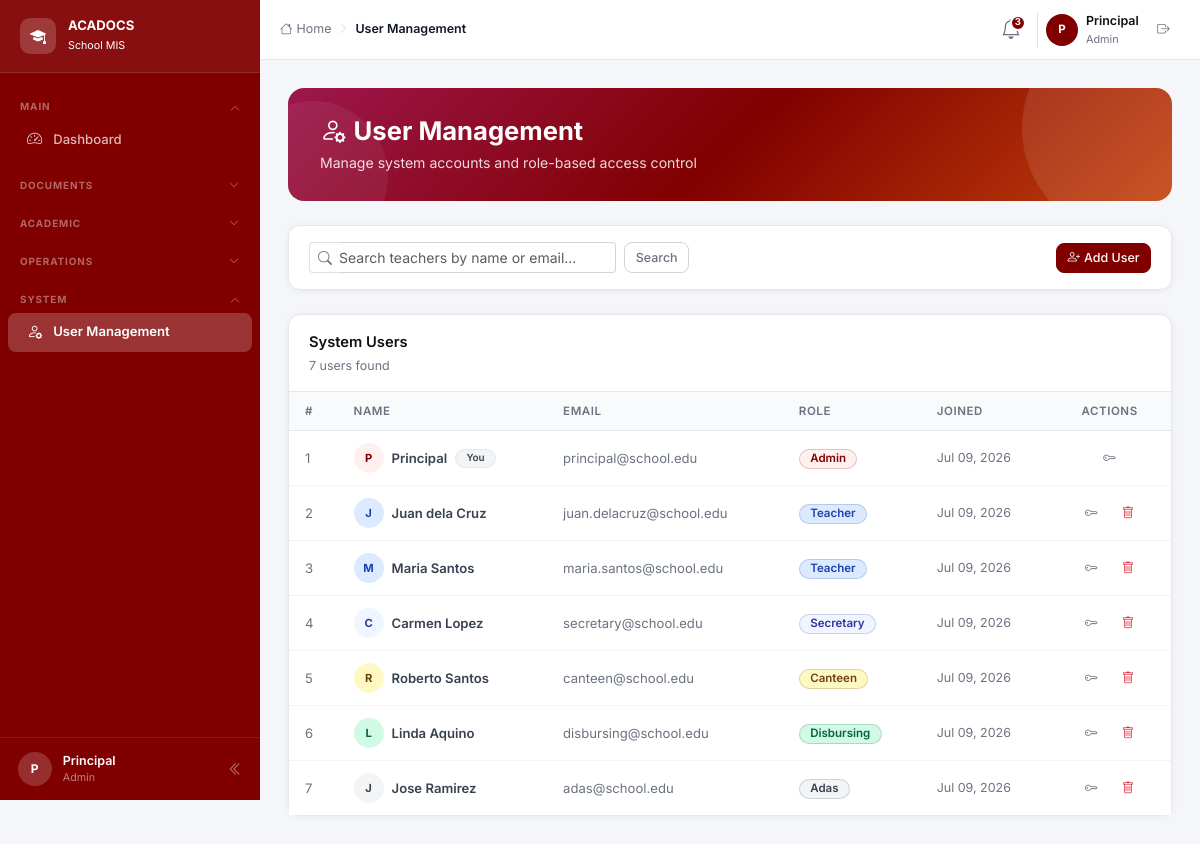
The page /pages/users.php (signed in) on the database its author committed.
### tables this page shows
CREATE TABLE users (
    id          INT UNSIGNED AUTO_INCREMENT PRIMARY KEY,
    name        VARCHAR(100)  NOT NULL,
    email       VARCHAR(150)  NOT NULL UNIQUE,
    password    VARCHAR(255)  NOT NULL,           
    role        ENUM('admin','teacher','secretary','canteen','disbursing','adas') NOT NULL,
    created_at  TIMESTAMP DEFAULT CURRENT_TIMESTAMP
);

### config.php (called while the page is built, shortened)
<?php
function currentUser(): ?array {
    return $_SESSION['user'] ?? null;
}
function e(string $s): string {
    return htmlspecialchars($s, ENT_QUOTES, 'UTF-8');
}

### pages/users.php (the view, shortened to what this page needs)
<?php
require_once __DIR__ . '/../config.php';
$db = getDB();
$search = trim($_GET['q'] ?? '');
$stmt = $db->prepare("SELECT id,name,email,role,created_at FROM users WHERE name LIKE ? OR email LIKE ? ORDER BY role,name");
$stmt->execute(["%$search%","%$search%"]);
$users = $stmt->fetchAll();
include __DIR__ . '/../includes/header.php';
?>
<div class="page-header">
  <h4><i class="bi bi-person-gear me-2"></i>User Management</h4>
  <p>Manage system accounts and role-based access control</p>
</div>
<div class="card mb-4">
  <div class="card-body py-3">
    <div class="d-flex gap-3 flex-wrap align-items-center">
      <form class="d-flex gap-2" style="flex:1;max-width:380px;">
        <div class="input-group input-group-sm">
          <span class="input-group-text bg-white border-end-0"><i class="bi bi-search text-muted"></i></span>
          <input type="text" name="q" value="<?= e($search) ?>" placeholder="Search teachers by name or email..."
                 class="form-control border-start-0 ps-0">
        </div>
        <button class="btn btn-outline-secondary btn-sm">Search</button>
      </form>
      <button class="btn btn-primary btn-sm ms-auto" data-bs-toggle="modal" data-bs-target="#addUserModal">
        <i class="bi bi-person-plus me-1"></i>Add User
      </button>
    </div>
  </div>
</div>
<div class="card">
  <div class="card-header">
    <div class="card-title">System Users</div>
    <div class="card-description"><?= count($users) ?> user<?= count($users)!==1?'s':'' ?> found</div>
  </div>
  <div class="card-body p-0">
    <div class="table-responsive">
      <table class="table mb-0">
        <thead>
          <tr><th>#</th><th>Name</th><th>Email</th><th>Role</th><th>Joined</th><th class="text-center">Actions</th></tr>
        </thead>
        <tbody>
          <?php
          $roleCfg = [
            'admin'      => ['#fff0f0','#800000'],
            'teacher'    => ['#dbeafe','#1e40af'],
            'secretary'  => ['#eff6ff','#3730a3'],
            'canteen'    => ['#fef9c3','#713f12'],
            'disbursing' => ['#d1fae5','#065f46'],
            'adas'       => ['#f3f4f6','#374151'],
          ];
          foreach ($users as $i => $u):
            [$rbg,$rtc] = $roleCfg[$u['role']] ?? ['#f3f4f6','#374151'];
            $isMe = $u['id'] == currentUser()['id'];
          ?>
          <tr>
            <td class="text-muted"><?= $i+1 ?></td>
            <td>
              <div class="d-flex align-items-center gap-2">
                <div style="width:30px;height:30px;border-radius:50%;background:<?= $rbg ?>;color:<?= $rtc ?>;font-size:.7rem;font-weight:700;display:flex;align-items:center;justify-content:center;flex-shrink:0;">
                  <?= strtoupper(substr($u['name'],0,1)) ?>
                </div>
                <span class="fw-semibold"><?= e($u['name']) ?></span>
                <?php if ($isMe): ?>
                <span class="badge badge-secondary" style="font-size:.62rem;">You</span>
                <?php endif; ?>
              </div>
            </td>
            <td class="text-muted"><?= e($u['email']) ?></td>
            <td>
              <span class="badge" style="background:<?= $rbg ?>;color:<?= $rtc ?>;border:1px solid <?= $rtc ?>33;">
                <?= e(ucfirst($u['role'])) ?>
              </span>
            </td>
            <td class="text-muted" style="font-size:.78rem"><?= date('M d, Y', strtotime($u['created_at'])) ?></td>
            <td class="text-center">
              <button class="btn btn-ghost btn-sm"
                      onclick="resetPw(<?= $u['id'] ?>, '<?= e(addslashes($u['name'])) ?>')"
                      title="Reset Password">
                <i class="bi bi-key"></i>
              </button>
              <?php if (!$isMe): ?>
              <form method="POST" class="d-inline" onsubmit="return confirm('Delete <?= e(addslashes($u['name'])) ?>?')">
                <button class="btn btn-ghost btn-sm text-danger" title="Delete user">
                  <i class="bi bi-trash"></i>
                </button>
              </form>
              <?php endif; ?>
            </td>
          </tr>
          <?php endforeach; ?>
        </tbody>
      </table>
    </div>
  </div>
</div>
<?php
include __DIR__ . '/../includes/footer.php';
?>

### includes/header.php (shortened to what this page needs)
<?php
$user     = currentUser();
$initials = implode('', array_map(fn($w) => strtoupper($w[0]), array_slice(explode(' ', $user['name'] ?? 'U'), 0, 2)));
$role     = $user['role'] ?? '';
$uri      = $_SERVER['REQUEST_URI'];
try {
  $db = getDB();
  $recentAnnouncements = $db->query("SELECT * FROM announcements WHERE status='active' ORDER BY date DESC LIMIT 4")->fetchAll();
} catch (Exception $e) { $recentAnnouncements = []; }
?>
<!DOCTYPE html>
<html lang="en">
<head>
<link rel="stylesheet" href="https://cdn.jsdelivr.net/npm/bootstrap@5.3.3/dist/css/bootstrap.min.css">
<link rel="stylesheet" href="https://cdn.jsdelivr.net/npm/bootstrap-icons@1.11.3/font/bootstrap-icons.min.css">
<link rel="stylesheet" href="<?= BASE_URL ?>assets/css/app.css">
</head>
<body>
<nav id="sidebar" role="navigation">
  <button id="sidebar-brand-toggle" class="sidebar-brand" type="button" onclick="toggleCollapse()" title="Toggle sidebar" aria-expanded="true">
    <div class="sidebar-brand-icon">
      <i class="bi bi-mortarboard-fill fs-6"></i>
    </div>
    <div class="sidebar-brand-text">
      <h6>ACADOCS</h6>
      <small>School MIS</small>
    </div>
  </button>
  <div class="sidebar-scroll">
    <?php if ($role === 'admin'): ?>
    <div class="sidebar-section">
      <button class="sidebar-section-btn open" onclick="toggleSection(this)">
        <span class="sidebar-section-label">Main</span>
        <i class="bi bi-chevron-down sidebar-section-arrow"></i>
      </button>
      <div class="sidebar-section-items open">
        <a href="<?= BASE_URL ?>dashboard"
           class="nav-link <?= str_contains($uri,'dashboard')?'active':'' ?>">
          <i class="bi bi-speedometer2 nav-icon"></i>
          <span class="sidebar-label">Dashboard</span>
        </a>
      </div>
    </div>
    <div class="sidebar-section">
      <button class="sidebar-section-btn <?= str_contains($uri,'document')||str_contains($uri,'submit')?'open':'' ?>"
              onclick="toggleSection(this)">
        <span class="sidebar-section-label">Documents</span>
        <i class="bi bi-chevron-down sidebar-section-arrow"></i>
      </button>
    </div>
    <div class="sidebar-section">
      <button class="sidebar-section-btn <?= str_contains($uri,'performance')||str_contains($uri,'enrollment')||str_contains($uri,'announcements')||str_contains($uri,'parent')?'open':'' ?>"
              onclick="toggleSection(this)">
        <span class="sidebar-section-label">Academic</span>
        <i class="bi bi-chevron-down sidebar-section-arrow"></i>
      </button>
    </div>
    <div class="sidebar-section">
      <button class="sidebar-section-btn <?= str_contains($uri,'financial')||str_contains($uri,'time-records')||str_contains($uri,'deped')||str_contains($uri,'document-links')||str_contains($uri,'property')?'open':'' ?>"
              onclick="toggleSection(this)">
        <span class="sidebar-section-label">Operations</span>
        <i class="bi bi-chevron-down sidebar-section-arrow"></i>
      </button>
    </div>
    <div class="sidebar-section">
      <button class="sidebar-section-btn <?= str_contains($uri,'users')?'open':'' ?>"
              onclick="toggleSection(this)">
        <span class="sidebar-section-label">System</span>
        <i class="bi bi-chevron-down sidebar-section-arrow"></i>
      </button>
      <div class="sidebar-section-items <?= str_contains($uri,'users')?'open':'' ?>">
        <a href="<?= BASE_URL ?>users"
           class="nav-link <?= str_contains($uri,'users')?'active':'' ?>">
          <i class="bi bi-person-gear nav-icon"></i>
          <span class="sidebar-label">User Management</span>
        </a>
      </div>
    </div>
    <?php endif; ?>
  </div>
  <div class="sidebar-user">
    <div class="sidebar-user-avatar"><?= $initials ?></div>
    <div class="sidebar-user-info">
      <div class="sidebar-user-name"><?= e($user['name'] ?? '') ?></div>
      <div class="sidebar-user-role"><?= e(ucfirst($role)) ?></div>
    </div>
    <button id="sidebar-collapse-btn" class="sidebar-collapse-btn d-none d-lg-flex" type="button" onclick="toggleCollapse()" title="Collapse sidebar" aria-expanded="true">
      <i class="bi bi-chevron-double-left" id="collapse-icon"></i>
    </button>
  </div>
</nav>
<header id="topbar">
  <nav aria-label="breadcrumb" class="flex-grow-1">
    <ol class="breadcrumb">
      <li class="breadcrumb-item">
        <a href="<?= BASE_URL ?>dashboard"><i class="bi bi-house me-1"></i>Home</a>
      </li>
      <li class="breadcrumb-sep"><i class="bi bi-chevron-right"></i></li>
      <li class="breadcrumb-item active"><?= e(PAGE_TITLE) ?></li>
    </ol>
  </nav>
  <div class="d-flex align-items-center gap-2 ms-auto">
    <div class="position-relative">
      <button class="notif-btn" onclick="toggleNotif(event)" title="Notifications">
        <i class="bi bi-bell fs-5"></i>
        <?php if (count($recentAnnouncements) > 0): ?>
        <span class="notif-badge"><?= count($recentAnnouncements) ?></span>
        <?php endif; ?>
      </button>
    </div>
    <div class="d-flex align-items-center gap-2 ps-2 border-start">
      <div style="width:32px;height:32px;border-radius:50%;background:var(--primary);color:#fff;font-size:.72rem;font-weight:700;display:flex;align-items:center;justify-content:center;">
        <?= $initials ?>
      </div>
      <div class="d-none d-sm-block">
        <div style="font-size:.78rem;font-weight:600;color:#111;"><?= e($user['name'] ?? '') ?></div>
        <div style="font-size:.68rem;color:var(--muted);"><?= e(ucfirst($role)) ?></div>
      </div>
    </div>
    <a href="<?= BASE_URL ?>logout" class="btn btn-ghost btn-sm" title="Logout">
      <i class="bi bi-box-arrow-right"></i>
    </a>
  </div>
</header>
<main id="main-content" class="animate-in">

### rows shown on the page
users: name "P", name "Principal", role "Admin", shows "You", email "principal@school.edu", created_at "Jul 09, 2026"
users: name "J", name "Juan dela Cruz", email "juan.delacruz@school.edu", role "Teacher", created_at "Jul 09, 2026"
users: name "M", name "Maria Santos", email "maria.santos@school.edu", role "Teacher", created_at "Jul 09, 2026"
users: name "C", name "Carmen Lopez", email "secretary@school.edu", role "Secretary", created_at "Jul 09, 2026"
users: name "R", name "Roberto Santos", email "canteen@school.edu", role "Canteen", created_at "Jul 09, 2026"
users: name "L", name "Linda Aquino", email "disbursing@school.edu", role "Disbursing", created_at "Jul 09, 2026"
users: name "J", name "Jose Ramirez", email "adas@school.edu", role "Adas", created_at "Jul 09, 2026"

### other values the page prints
PAGE_TITLE "User Management"
count($recentAnnouncements) "3"
count($users) "7"
